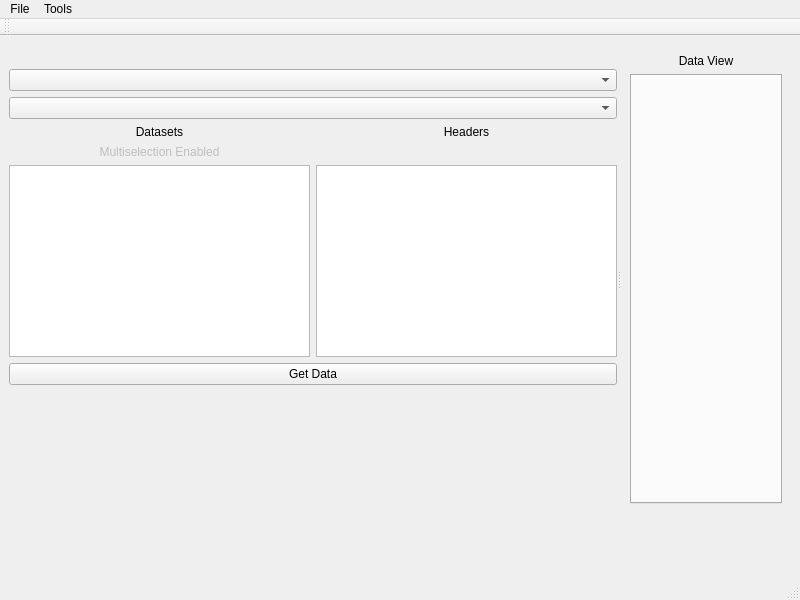
<?xml version="1.0" encoding="UTF-8"?>
<ui version="4.0">
 <class>MainWindow</class>
 <widget class="QMainWindow" name="MainWindow">
  <property name="geometry">
   <rect>
    <x>0</x>
    <y>0</y>
    <width>800</width>
    <height>600</height>
   </rect>
  </property>
  <property name="windowTitle">
   <string>MainWindow</string>
  </property>
  <widget class="QWidget" name="centralwidget">
   <layout class="QGridLayout" name="gridLayout">
    <item row="0" column="0">
     <widget class="QSplitter" name="FileOpenStackedSplitter">
      <property name="orientation">
       <enum>Qt::Horizontal</enum>
      </property>
      <widget class="QWidget" name="gridLayoutWidget">
       <layout class="QGridLayout" name="OpenFileLayout">
        <item row="0" column="0">
         <widget class="QWidget" name="SearchQWidget" native="true">
          <property name="sizePolicy">
           <sizepolicy hsizetype="Minimum" vsizetype="Preferred">
            <horstretch>0</horstretch>
            <verstretch>0</verstretch>
           </sizepolicy>
          </property>
          <layout class="QGridLayout" name="gridLayout_4">
           <item row="0" column="0">
            <layout class="QGridLayout" name="SearchQWidgetLayout"/>
           </item>
          </layout>
         </widget>
        </item>
        <item row="3" column="0">
         <layout class="QGridLayout" name="gridLayout_6">
          <item row="2" column="1">
           <widget class="QListWidget" name="HeaderList">
            <property name="sizePolicy">
             <sizepolicy hsizetype="Minimum" vsizetype="Expanding">
              <horstretch>0</horstretch>
              <verstretch>0</verstretch>
             </sizepolicy>
            </property>
            <property name="minimumSize">
             <size>
              <width>200</width>
              <height>0</height>
             </size>
            </property>
            <property name="selectionMode">
             <enum>QAbstractItemView::ExtendedSelection</enum>
            </property>
           </widget>
          </item>
          <item row="0" column="0">
           <widget class="QLabel" name="DatasetListLabel">
            <property name="text">
             <string>&lt;html&gt;&lt;head/&gt;&lt;body&gt;&lt;p align=&quot;center&quot;&gt;Datasets&lt;/p&gt;&lt;/body&gt;&lt;/html&gt;</string>
            </property>
           </widget>
          </item>
          <item row="2" column="0">
           <widget class="QListWidget" name="DatasetList">
            <property name="sizePolicy">
             <sizepolicy hsizetype="Minimum" vsizetype="Expanding">
              <horstretch>0</horstretch>
              <verstretch>0</verstretch>
             </sizepolicy>
            </property>
            <property name="minimumSize">
             <size>
              <width>200</width>
              <height>0</height>
             </size>
            </property>
           </widget>
          </item>
          <item row="0" column="1">
           <widget class="QLabel" name="HeaderListLabel">
            <property name="text">
             <string>&lt;html&gt;&lt;head/&gt;&lt;body&gt;&lt;p align=&quot;center&quot;&gt;Headers&lt;/p&gt;&lt;/body&gt;&lt;/html&gt;</string>
            </property>
           </widget>
          </item>
          <item row="1" column="0">
           <widget class="QLabel" name="DataListMultiSelectLabel">
            <property name="enabled">
             <bool>false</bool>
            </property>
            <property name="text">
             <string>&lt;html&gt;&lt;head/&gt;&lt;body&gt;&lt;p align=&quot;center&quot;&gt;Multiselection Enabled&lt;/p&gt;&lt;/body&gt;&lt;/html&gt;</string>
            </property>
           </widget>
          </item>
         </layout>
        </item>
        <item row="1" column="0">
         <widget class="QComboBox" name="GroupNameCombo">
          <property name="sizePolicy">
           <sizepolicy hsizetype="Minimum" vsizetype="Fixed">
            <horstretch>0</horstretch>
            <verstretch>0</verstretch>
           </sizepolicy>
          </property>
          <property name="frame">
           <bool>true</bool>
          </property>
         </widget>
        </item>
        <item row="2" column="0">
         <widget class="QComboBox" name="FileNameCombo">
          <property name="sizePolicy">
           <sizepolicy hsizetype="Minimum" vsizetype="Fixed">
            <horstretch>0</horstretch>
            <verstretch>0</verstretch>
           </sizepolicy>
          </property>
         </widget>
        </item>
        <item row="5" column="0">
         <spacer name="verticalSpacer">
          <property name="orientation">
           <enum>Qt::Vertical</enum>
          </property>
          <property name="sizeHint" stdset="0">
           <size>
            <width>20</width>
            <height>40</height>
           </size>
          </property>
         </spacer>
        </item>
        <item row="4" column="0">
         <widget class="QPushButton" name="Button1">
          <property name="text">
           <string>Get Data</string>
          </property>
          <property name="icon">
           <iconset>
            <normaloff>resources/standard_query.jpg</normaloff>resources/standard_query.jpg</iconset>
          </property>
         </widget>
        </item>
       </layout>
      </widget>
      <widget class="QWidget" name="gridLayoutWidget_2">
       <layout class="QGridLayout" name="StackedWidgetsLayout">
        <item row="0" column="0">
         <widget class="QStackedWidget" name="stackedWidget">
          <property name="currentIndex">
           <number>0</number>
          </property>
          <widget class="QWidget" name="page">
           <layout class="QGridLayout" name="gridLayout_7">
            <item row="1" column="0">
             <widget class="QTabWidget" name="TableTabWidget"/>
            </item>
            <item row="0" column="0">
             <widget class="QLabel" name="label">
              <property name="text">
               <string>&lt;html&gt;&lt;head/&gt;&lt;body&gt;&lt;p align=&quot;center&quot;&gt;Data View&lt;/p&gt;&lt;/body&gt;&lt;/html&gt;</string>
              </property>
             </widget>
            </item>
           </layout>
          </widget>
          <widget class="QWidget" name="page_2"/>
         </widget>
        </item>
       </layout>
      </widget>
     </widget>
    </item>
    <item row="1" column="0">
     <widget class="QWidget" name="StatusIndicator" native="true">
      <property name="sizePolicy">
       <sizepolicy hsizetype="Preferred" vsizetype="Fixed">
        <horstretch>0</horstretch>
        <verstretch>0</verstretch>
       </sizepolicy>
      </property>
      <property name="minimumSize">
       <size>
        <width>0</width>
        <height>50</height>
       </size>
      </property>
      <layout class="QGridLayout" name="gridLayout_2">
       <item row="0" column="0">
        <layout class="QGridLayout" name="StatusLayout"/>
       </item>
      </layout>
     </widget>
    </item>
   </layout>
  </widget>
  <widget class="QMenuBar" name="menubar">
   <property name="geometry">
    <rect>
     <x>0</x>
     <y>0</y>
     <width>800</width>
     <height>20</height>
    </rect>
   </property>
   <widget class="QMenu" name="menuFile">
    <property name="title">
     <string>File</string>
    </property>
    <addaction name="actionOpen_Single_File"/>
    <addaction name="actionOpen_Multiple_Files"/>
    <addaction name="actionOpen_Multiple_Idap"/>
    <addaction name="actionScan_Directory"/>
    <addaction name="separator"/>
    <addaction name="actionSave_Project"/>
    <addaction name="actionLoad_Project"/>
    <addaction name="actionNew_Project"/>
   </widget>
   <widget class="QMenu" name="menuTools">
    <property name="title">
     <string>Tools</string>
    </property>
   </widget>
   <addaction name="menuFile"/>
   <addaction name="menuTools"/>
  </widget>
  <widget class="QStatusBar" name="statusbar"/>
  <widget class="QToolBar" name="toolBar">
   <property name="windowTitle">
    <string>toolBar</string>
   </property>
   <attribute name="toolBarArea">
    <enum>TopToolBarArea</enum>
   </attribute>
   <attribute name="toolBarBreak">
    <bool>false</bool>
   </attribute>
  </widget>
  <action name="actionOpen_Single_File">
   <property name="text">
    <string>Open Single File</string>
   </property>
  </action>
  <action name="actionOpen_Multiple_Files">
   <property name="text">
    <string>Open Multiple Files</string>
   </property>
  </action>
  <action name="actionOpen_Multiple_Idap">
   <property name="text">
    <string>Open Multiple Idap</string>
   </property>
  </action>
  <action name="actionScan_Directory">
   <property name="text">
    <string>Scan Directory</string>
   </property>
  </action>
  <action name="actionSave_Project">
   <property name="text">
    <string>Save Project</string>
   </property>
  </action>
  <action name="actionLoad_Project">
   <property name="text">
    <string>Load Project</string>
   </property>
  </action>
  <action name="actionNew_Project">
   <property name="text">
    <string>New Project</string>
   </property>
  </action>
 </widget>
 <resources/>
 <connections/>
</ui>
